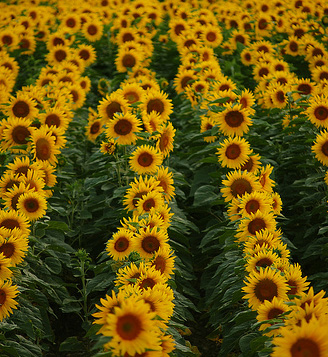
#> input picture Lab 2/sunflowers.jpg, 328 x 357 px
$ jupyter execute lab2_blobs.ipynb
#> lines starting #> are read from the running program, lines starting #| are printed output that depends on the picture
# Scale Space Blob Detectors

1. La Cuadrícula y los "Blobs" (Gaussianas)

En este ejercicio, vamos a simular una imagen creando un espacio matemático de 2 dimensiones (una cuadrícula de 100x100 que va de -10 a 10). Sobre este lienzo matemático, dibujaremos "blobs" (manchas o puntos de interés). En visión por computadora, estas manchas se modelan usando la función Gaussiana 2D porque representa perfectamente un punto brillante que se difumina suavemente hacia los bordes.

La fórmula matemática de una campana de Gauss 2D con un pico de altura máxima igual a 1 es:

$G(x,y)=e^{-\frac{(x-x_0)^2+(y-y_0)^2}{2\sigma^2}}$$

- (x, y)$: Son las coordenadas de nuestra cuadrícula.
- $(x_0, y_0)$: Es el centro exacto donde ubicaremos la mancha.
- $\sigma$ (sigma): Es la desviación estándar. Físicamente en la imagen, representa qué tan "ancha" o esparcida es la mancha. Un sigma mayor hace un círculo más grande y difuminado.
- Altura (Height): Si multiplicamos toda la fórmula $G(x,y)$ por un valor constante, ese valor será la intensidad máxima del píxel en el centro exacto.

2. Non-Maximum Suppression (Supresión de No-Máximos)

Cuando detectamos características en una imagen real, no obtenemos un solo píxel brillante, sino una "montaña" de píxeles con valores altos alrededor del punto de interés. Sin embargo, para detectar un objeto, solo nos interesa la coordenada exacta del pico más alto.El NMS resuelve esto recorriendo cada píxel de la imagen y comparándolo con sus vecinos inmediatos (un área de 3x3 píxeles). La regla lógica es:
- Si el píxel actual tiene un valor mayor o igual que todos sus 8 vecinos, asumimos que es la cima de la montaña y lo conservamos.
- Si cualquier vecino tiene un valor mayor, significa que estamos en la ladera de la montaña. Por lo tanto, "suprimimos" este píxel convirtiendo su valor a 0.

3. ¿Cómo lo implementamos en el código?

El laboratorio nos pide usar la herramienta scipy.ndimage.rank_filter. Un "filtro de rango" toma un vecindario (en este caso de 3x3, definido por size=3) y ordena sus valores de menor a mayor. Al pedirle el índice rank=-1, le estamos exigiendo que nos devuelva siempre el último elemento de esa lista ordenada, es decir, el valor máximo local.
Esto nos generará una nueva imagen (max_filter_output) donde cada píxel contiene el valor máximo de su vecindario. El paso final para suprimir los no-máximos es comparar la imagen original con esta nueva imagen filtrada: solo los píxeles que conserven el mismo valor en ambas imágenes son los verdaderos picos locales. Los demás se igualan a cero.

# Exercise 1 Non maximum suppression

- Cuadrícula espacial: Crearemos una matriz que represente nuestras coordenadas espaciales de -10 a 10 con 100 puntos en cada eje usando np.linspace y np.meshgrid.   }
- Función Gaussiana: Traduciremos la fórmula matemática que vimos arriba a una función en Python.
- Generación de la imagen: Crearemos una imagen vacía y le sumaremos los tres blobs con las características exactas solicitadas en la guía (centro, sigma y altura).
- Filtro de Máximos: Usaremos la función rank_filter de scipy.ndimage. Al decirle rank=-1 y size=3, le estamos pidiendo que devuelva el valor más alto (el último rango si los ordenamos) en un vecindario de $3\times3$.
- Supresión: Compararemos la imagen original con el resultado del filtro. Donde sean iguales, mantenemos el valor; donde no, ponemos un 0.

[cell 1]
import numpy as np
import matplotlib.pyplot as plt
from scipy.ndimage import rank_filter

# 1. Crear la cuadrícula de coordenadas 100x100 que va de -10 a 10
x = np.linspace(-10, 10, 100)
y = np.linspace(-10, 10, 100)
X, Y = np.meshgrid(x, y)

# 2. Definir la función Gaussiana 2D con altura pico unitaria
def gaussian(x, y, x0, y0, sigma):
    # Aplicamos la fórmula matemática deducida en el razonamiento
    return np.exp(-((x - x0)**2 + (y - y0)**2) / (2 * sigma**2))

# 3. Crear la imagen vacía (puros ceros) y sumar los tres blobs
image = np.zeros_like(X)

# Blob 1: Centro (-4, -4), sigma=1.2, height=5
image += 5 * gaussian(X, Y, -4, -4, 1.2)

# Blob 2: Centro (4, -4), sigma=1.6, height=10
image += 10 * gaussian(X, Y, 4, -4, 1.6)

# Blob 3: Centro (0, 4), sigma=2.2, height=8
image += 8 * gaussian(X, Y, 0, 4, 2.2)

# 4. Aplicar Non-Maximum Suppression (NMS)
# Obtener el valor máximo en cada vecindario de 3x3
max_filter_output = rank_filter(image, rank=-1, size=3)

# Comparar: retener los píxeles que son iguales al máximo de su vecindario, el resto a 0
# np.where funciona como un IF: si la condición se cumple, deja 'image', si no, pon '0'
image_nms = np.where(image == max_filter_output, image, 0)

# Mostrar los resultados para inspección visual
fig, axes = plt.subplots(1, 3, figsize=(15, 5))

axes[0].imshow(image, cmap='viridis', origin='lower')
axes[0].set_title('1. Imagen Original (3 Blobs)')

axes[1].imshow(max_filter_output, cmap='viridis', origin='lower')
axes[1].set_title('2. Salida Max Filter (rank_filter)')

axes[2].imshow(image_nms, cmap='viridis', origin='lower')
axes[2].set_title('3. Imagen tras NMS')

plt.tight_layout()
plt.show()
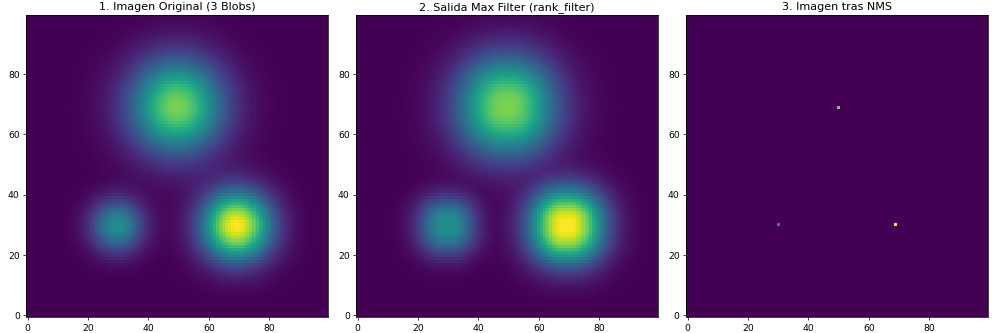
#> figure drawn by matplotlib, 3 panels

1. Imagen Original (1. Imagen Original): Muestra las tres campanas gaussianas continuas y suaves. Nota cómo el blob superior es el más ancho ($\sigma=2.2$), el inferior derecho es el más brillante ($\text{height}=10$) y el inferior izquierdo es el de menor intensidad ($\text{height}=5$).

2. Salida del Filtro de Rango (2. Salida Max Filter): A simple vista se parece mucho a la original, pero ha sufrido una dilatación local suave. Cada valor de esta imagen representa el píxel máximo dentro de una ventana de $3\times3$.

3. Imagen tras NMS (3. Imagen tras NMS): Al comparar píxel a píxel la imagen original con la del filtro máximo, el algoritmo eliminó (puso en cero) todas las laderas de las montañas gaussianas, dejando únicamente 3 píxeles aislados. Esos 3 píxeles corresponden exactamente a las coordenadas de los centros especificados: $(-4,-4)$, $(4,-4)$ y $(0,4)$ en la cuadrícula. Conservan sus alturas relativas (por eso sus colores difieren en la escala viridis).

# Exercise 2 Blob detection at a single scale

1. El Filtro Laplacian of Gaussian (LoG)

Para detectar manchas (blobs) en imágenes reales, una Gaussiana por sí sola no basta, ya que solo suaviza. Necesitamos detectar cambios bruscos de intensidad (bordes y centros).

La Laplaciana ($\nabla^2$) calcula la segunda derivada espacial de la imagen. Un valor muy alto (o muy negativo) en la segunda derivada indica un punto de inflexión brusco en el brillo, perfecto para encontrar el centro de una mancha. Sin embargo, la derivada es extremadamente sensible al ruido. Por ello, primero se aplica un filtro Gaussiano para suavizar y luego la Laplaciana. Esto se combina en un solo operador denominado LoG (Laplacian of Gaussian).

En scipy.ndimage, la función gaussian_laplace(image, sigma) aplica directamente este filtro.

2. Relación entre el tamaño del Blob y $\sigma$

Matemáticamente, la respuesta máxima de un filtro LoG ante un blob circular de radio $r$ ocurre cuando la escala del filtro coincide con el radio del blob según la relación:

$$r = \sqrt{2} \cdot \sigma$$

Por lo tanto, si medimos en píxeles el radio aproximado del centro oscuro de un girasol ($r$), podemos elegir $\sigma = \frac{r}{\sqrt{2}}$ o estimar directamente $\sigma$ de modo que abarque el tamaño en píxeles del centro de los girasoles grandes. (Un valor típico de $\sigma$ para los girasoles grandes suele rondar entre $3.0$ y $5.0$ píxeles).

3. Inversión de Signo y Umbralización (Thresholding)

El filtro LoG produce valores negativos mínimos (fosas profundas) en el centro de blobs brillantes sobre fondo oscuro, o valores positivos máximos (picos) si el blob es oscuro sobre fondo claro. Dado que nos piden detectar los centros oscuros de los girasoles, o simplemente buscar máximos, es práctica estándar tomar la respuesta negativa del LoG o trabajar con $- \text{LoG}$ para convertir esos valles en picos positivos detectables.

Posteriormente, aplicamos un umbral (threshold) para descartar respuestas débiles o ruido del fondo, conservando solo los valores que superen cierto umbral $T$.

4. Supresión de No-Máximos 2D

Una vez filtrada y umbralizada la imagen, reusamos la lógica NMS del Ejercicio 1 en 2D para quedarnos con los puntos centrales de cada girasol.

[cell 2]
import numpy as np
import matplotlib.pyplot as plt
from scipy.ndimage import gaussian_laplace, rank_filter
from skimage import io, color
# Asegúrate de tener este archivo local o usa la función plot_circles anterior
from show_all_circles import show_all_circles

# 1. Cargar imagen y convertir a escala de grises [0, 1]
img_rgb = io.imread('sunflowers.jpg')
#> img_rgb is the input picture: shape (357, 328, 3); mean R, G, B 104.4, 83.8, 10.8
img_gray = color.rgb2gray(img_rgb)
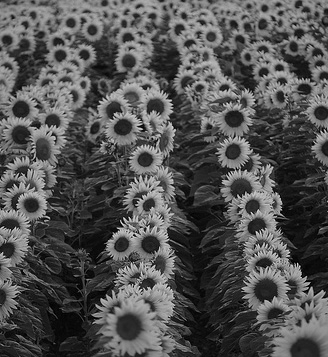
#> img_gray: shape (357, 328) float64; min 0, max 0.925, mean 0.325

# 2. Elegir sigma para los girasoles más grandes
sigma = 8.0

# 3. Filtrar la imagen usando el filtro LoG
# Polaridad positiva y multiplicamos por sigma^2 para normalización de escala
log_response = (sigma ** 2) * gaussian_laplace(img_gray, sigma=sigma)
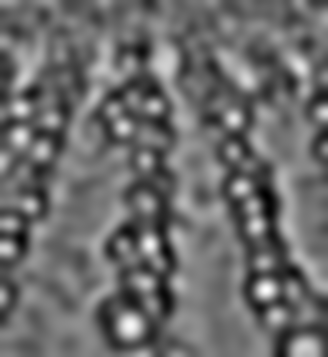
#> log_response: shape (357, 328) float64; min -0.184, max 0.244, mean -0.000545; drawn with min black and max white

# 4. Aplicar thresholding a la imagen filtrada
threshold = 0.15
log_thresholded = np.where(log_response > threshold, log_response, 0)
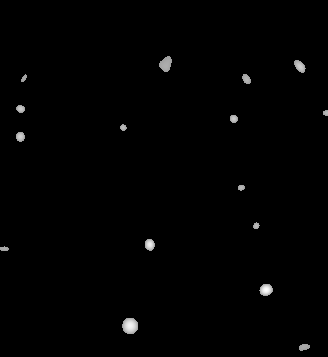
#> log_thresholded: shape (357, 328) float64; min 0, max 0.244, mean 0.00177; drawn with min black and max white

# 5. Realizar Supresión de No Máximos (NMS) 2D
max_filter_output = rank_filter(log_thresholded, rank=-1, size=3)
nms_output = np.where(log_thresholded == max_filter_output, log_thresholded, 0)

# 6. Extraer coordenadas para graficar
cy, cx = np.nonzero(nms_output)
#> cy = [66, 66, 78, 79, 108, 112, 118, 127, 136, 187, 225, 244, 248, 289, 325, 346]; cx = [165, 300, 24, 246, 20, 327, 233, 123, 20, 241, 256, 149, 4, 266, 130, 303]
rad = np.ones_like(cx) * sigma * np.sqrt(2)

# ---- Mostrar resultados intermedios para estudio ----
fig, axes = plt.subplots(1, 4, figsize=(18, 4.5))

axes[0].imshow(img_gray, cmap='gray')
axes[0].set_title('1. Grayscale [0, 1]')

axes[1].imshow(log_response, cmap='jet')
axes[1].set_title(f'2. LoG ($\\sigma={sigma}$)')

axes[2].imshow(log_thresholded, cmap='jet')
axes[2].set_title(f'3. Thresholded (> {threshold})')

axes[3].imshow(nms_output > 0, cmap='gray')
axes[3].set_title(f'4. NMS 2D ({len(cx)} blobs)')

for ax in axes:
    ax.axis('off')
plt.tight_layout()
plt.show()
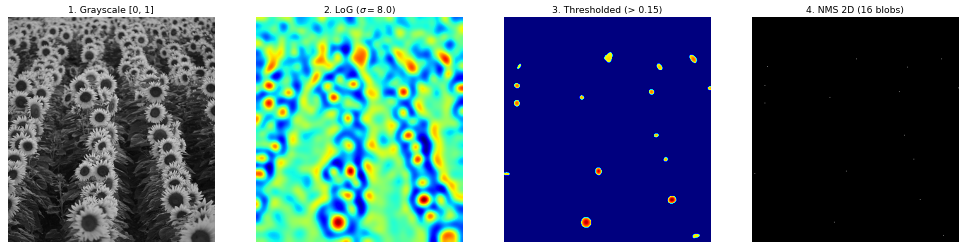
#> figure drawn by matplotlib, 4 panels

# 7. Mostrar resultado final usando tu función
show_all_circles(img_gray, cx, cy, rad, color='r')
#> (this line was passed over: show_all_circles is not available in this run)

el filtro con $\sigma=8.0$ tiene un diámetro fijo que resuena perfectamente con los girasoles grandes del primer plano, pero ignora por completo los girasoles más pequeños del fondo porque el filtro es demasiado grande para ellos

# Exercise 3 Scale selection at full resolution

El Espacio de Escala: En lugar de procesar una sola imagen, creamos un "volumen 3D" apilando varias capas de la misma imagen, donde cada capa es filtrada con un $\sigma$ progresivamente mayor. La fórmula $\sigma(s)=\sigma_{0}K^{s/S}$ asegura que el tamaño del filtro crezca de forma geométrica, lo cual es ideal porque los cambios de escala visuales son multiplicativos (un cambio de 2 a 4 píxeles es tan notable como uno de 10 a 20).

La Supresión de No-Máximos (NMS) en 3D: Un punto no solo debe ser el pico más alto de su vecindario espacial de $3\times3$ píxeles, sino que también debe ser el pico máximo en el "eje del tiempo/escala". Si analizamos el centro de un girasol pequeño a través de las capas, la respuesta del filtro LoG aumentará hasta alcanzar su máximo en la capa cuyo $\sigma$ coincide con su radio, y luego decaerá en las capas con un $\sigma$ más grande. El NMS 3D identifica ese punto máximo exacto en las tres dimensiones ($x, y, \sigma$), dándonos la coordenada central y el tamaño preciso del girasol.

[cell 3]
import numpy as np
import matplotlib.pyplot as plt
from scipy.ndimage import gaussian_laplace, rank_filter
from skimage import io, color
from show_all_circles import show_all_circles

# 1. Cargar la imagen con nombre en minúscula
img_rgb = io.imread('sunflowers.jpg')
img_gray = color.rgb2gray(img_rgb)
h, w = img_gray.shape
#> h = 357; w = 328

# 2. Definir los parámetros ajustados del espacio de escala
sigma_0 = 4.0  # Aumentamos para ignorar los pequeños espacios entre pétalos
K = 4.0        # Factor multiplicador para llegar a una escala máxima de ~15
S = 12         # Número de muestras de escala

# Crear un volumen 3D para almacenar las respuestas CONTINUAS
response_volume = np.zeros((S, h, w))
sigmas = np.zeros(S)

# 3. Construir el espacio de escala continuo
for s in range(S):
    # Ecuación de incremento geométrico
    sigma_s = sigma_0 * (K ** (s / S))
    sigmas[s] = sigma_s

    # Filtrar con normalización de escala (polaridad positiva para centros oscuros)
    log_response = (sigma_s ** 2) * gaussian_laplace(img_gray, sigma=sigma_s)

    # Almacenamos la respuesta cruda sin supresión 2D prematura
    response_volume[s] = log_response
#> this loop made 12 passes
#> pass 1, `log_response = (sigma_s ** 2) * gaussian_laplace(img_gray, sigma=sigma..`:
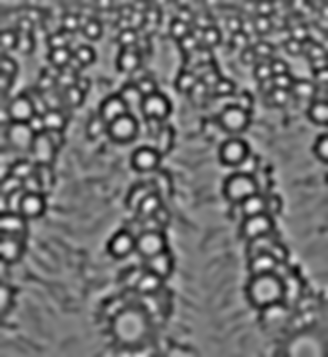
#> log_response: shape (357, 328) float64; min -0.228, max 0.273, mean -0.000417; drawn with min black and max white
#> pass 3, `log_response = (sigma_s ** 2) * gaussian_laplace(img_gray, sigma=sigma..`:
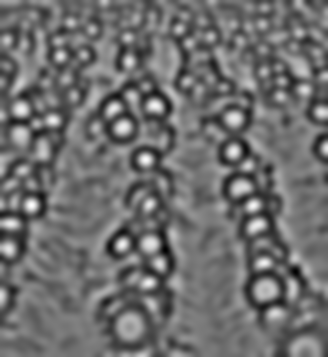
#> log_response: shape (357, 328) float64; min -0.23, max 0.294, mean -0.000527; drawn with min black and max white
#> after the loop, sigmas = [4, 4.49, 5.04, 5.66, 6.35, 7.13, 8, 8.98, 10.08, 11.31, 12.7, 14.25]

# 4. Umbralización sobre el volumen completo
# Subimos a 0.18 para limpiar las sombras del fondo
threshold = 0.18
volume_thresholded = np.where(response_volume > threshold, response_volume, 0)

# 5. Supresión de No-Máximos en 3D (3x3x3)
# Al aplicar rank_filter sobre el volumen continuo, identificamos los
# picos reales en (x, y, escala) sin que se generen círculos concéntricos
max_volume = rank_filter(volume_thresholded, rank=-1, size=3)

# Conservar solo los picos que coinciden con el máximo local en las 3 dimensiones
peaks = (volume_thresholded == max_volume) & (volume_thresholded > 0)

# 6. Extraer y graficar
s_idx, cy, cx = np.nonzero(peaks)
#> s_idx = 74 values from 0 to 10; cy = 74 values, max 356 at index 48, min 0 at index 0, mean 143; cx = 74 values, max 327 at index 53, min 0 at index 25, mean 158.6
rad = sigmas[s_idx] * np.sqrt(2)
#> rad = 74 values from 5.66 to 17.96

show_all_circles(img_gray, cx, cy, rad, color='r')
#> (this line was passed over: show_all_circles is not available in this run)

Problemas al intentar llegar a la solucion:

- Círculos concéntricos (Múltiples detecciones del mismo centro): supresión 2D antes de guardar la capa en el volumen. Al hacer esto, "vaciamos" la imagen llenándola de ceros y dejando solo píxeles aislados. Si el centro oscuro del girasol se desplaza ligeramente (1 o 2 píxeles en $x$ o $y$) al pasar a la siguiente escala, el filtro 3D (que solo evalúa un vecindario estricto de $3\times3\times3$) no logra encontrar el pico más grande de la capa adyacente porque este fue tapado por ceros previamente. En consecuencia, el algoritmo cree falsamente que hay picos independientes en múltiples capas, apilando círculos.

- Detección de espacios entre pétalos: Un valor inicial de $\sigma_0 = 3.0$ es demasiado pequeño. Matemáticamente, el diámetro de un filtro con ese sigma encaja perfectamente en las pequeñas sombras que se forman entre los pétalos de los girasoles. Al aplicar el operador, este reacciona a esos vacíos oscuros como si fueran "blobs" legítimos.

- Oscuridades del fondo: Las sombras amplias en las hojas del fondo generan respuestas de contraste bajo. Al mantener un umbral estático de 0.15, permitimos que el ruido pase el filtro. Elevaremos ligeramente este valor a 0.18 para exigir un salto de intensidad más pronunciado y aislar los girasoles del fondo.

# Exercise 4 Blob detection with octaves

En el Ejercicio 3, mantuvimos la imagen en su tamaño original e hicimos el filtro cada vez más grande. Matemáticamente, convolucionar un filtro de gran tamaño sobre una imagen completa es extremadamente costoso a nivel computacional. El Ejercicio 4 soluciona esto introduciendo las "Octavas".

La lógica es invertir el enfoque: en lugar de hacer el filtro gigante, mantenemos el filtro pequeño y reducimos las dimensiones de la imagen a la mitad al pasar a la siguiente octava. Al reducir la imagen a la mitad ($2^1$), un girasol que originalmente medía 30 píxeles pasa a medir 15 píxeles en nuestra matriz. Por lo tanto, podemos detectarlo usando un $\sigma$ "local" pequeño. La escala global expresada en píxeles de la imagen original es $\sigma(o,s) = \sigma_0 2^o 2^{s/S}$. Sin embargo, la instrucción exige "Use the local sigma for filtering and scale normalisation". Como la imagen ya está reducida por el factor $2^o$, el filtro que le aplicaremos directamente usará solo la porción local: $\sigma_{local} = \sigma_0 2^{s/S}$. Cuando el NMS 3D detecta el centro de un girasol en una octava avanzada (una imagen muy pequeña), debemos multiplicar sus coordenadas espaciales $(x, y)$ por $2^o$ para proyectarlo correctamente a su posición en la imagen a tamaño completo.

[cell 4]
import numpy as np
import matplotlib.pyplot as plt
from scipy.ndimage import gaussian_laplace, rank_filter
from skimage import io, color, transform
from show_all_circles import show_all_circles

# Cargar la imagen
img_rgb = io.imread('sunflowers.jpg')
img_gray = color.rgb2gray(img_rgb)

# Build the scale-space
# Tamaños objetivo: centros de girasol con radio ~5-18 px  ->  sigma ~3.5-12.5
sigma_0 = 3.5      # sigma mínimo (radio = sigma*sqrt(2) ≈ 5 px)
N_o = 2            # número de octavas
S = 6              # muestras de escala por octava -> N_o * S = 12 escalas en total
threshold = 0.18   # más alto = menos blobs; más bajo = más blobs

# Listas maestras para guardar los círculos detectados en todas las octavas
all_cx = []
all_cy = []
all_rad = []
all_resp = []   # respuesta LoG de cada blob (sirve para quedarnos con el más fuerte)

# for o in octaves
for o in range(N_o):
    # Resize the image
    if o == 0:
        octave_img = img_gray
    else:
        h, w = img_gray.shape
        new_shape = (int(h / (2 ** o)), int(w / (2 ** o)))
        octave_img = transform.resize(img_gray, new_shape, anti_aliasing=True)

    oh, ow = octave_img.shape

    # Volúmenes para almacenar datos en esta octava
    continuous_volume = np.zeros((S, oh, ow))
    nms_2d_volume = np.zeros((S, oh, ow))

    # for sc in scales
    for s in range(S):
        # Use the local sigma for filtering and scale normalisation
        sigma_local = sigma_0 * (2 ** (s / S))

        # Filter image with the corresponding LoG filter (normalizado en escala)
        log_response = (sigma_local ** 2) * gaussian_laplace(octave_img, sigma=sigma_local)

        # Threshold and 2D non-maxima suppression
        log_thresh = np.where(log_response > threshold, log_response, 0)
        max_2d = rank_filter(log_thresh, rank=-1, size=3)
        nms_2d = np.where(log_thresh == max_2d, log_thresh, 0)

        continuous_volume[s] = log_thresh
        nms_2d_volume[s] = nms_2d

    # 3D non-maxima suppression within each octave (vecindad 3x3x3)
    max_3d = rank_filter(continuous_volume, rank=-1, size=3)

    # Un blob es válido solo si es máximo 3D y además sobrevivió al NMS 2D
    peaks = (continuous_volume == max_3d) & (nms_2d_volume > 0)

    s_idx, cy_local, cx_local = np.nonzero(peaks)

    # Coordenadas y radio en píxeles de la imagen original
    cx_global = cx_local * (2 ** o)
    cy_global = cy_local * (2 ** o)
    sigma_global = sigma_0 * (2 ** o) * (2 ** (s_idx / S))
    rad_global = sigma_global * np.sqrt(2)

    all_cx.extend(cx_global)
    all_cy.extend(cy_global)
    all_rad.extend(rad_global)
    all_resp.extend(continuous_volume[s_idx, cy_local, cx_local])
#> this loop made 2 passes
#> pass 2, `octave_img = transform.resize(img_gray, new_shape, anti_aliasing=True)`:
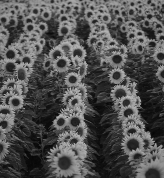
#> octave_img: shape (178, 164) float64; min 0.0244, max 0.742, mean 0.325
#> after the loop, all_cx = 112 values, max 327 at index 4, min 0 at index 43, mean 164.9; all_cy = 112 values, max 356 at index 71, min 0 at index 0, mean 131.2; all_rad = 112 values from 4.95 to 17.64; all_resp = 112 values, max 0.294 at index 78, min 0.182 at index 0, mean 0.226

# Eliminar duplicados entre octavas
# El NMS 3D solo compara dentro de cada octava, así que un mismo girasol puede salir
# en las últimas escalas de la octava o y en las primeras de la octava o+1.
# Recorremos los blobs de mayor a menor respuesta y descartamos todo blob cuyo centro
# caiga dentro del círculo de un blob más fuerte que ya aceptamos.
cx_arr, cy_arr = np.array(all_cx), np.array(all_cy)
#> cx_arr has the same summary as all_cx; cy_arr has the same summary as all_cy
rad_arr, resp_arr = np.array(all_rad), np.array(all_resp)
#> rad_arr = 112 values from 4.95 to 17.64; resp_arr has the same summary as all_resp

keep = []
for i in np.argsort(-resp_arr):
    dup = False
    for j in keep:
        dist = np.hypot(cx_arr[i] - cx_arr[j], cy_arr[i] - cy_arr[j])
        if dist < max(rad_arr[i], rad_arr[j]):
            dup = True
            break
    if not dup:
        keep.append(i)
#> this loop made 112 passes
#> i on passes 1, 2, 3, 4, 5, 6, 7, 9, 10, 11, 12, 13: 78, 77, 79, 70, 34, 68, 56, 85, 27, 18, 84, 61
#> after the loop, keep = 97 values, max 111 at index 51, min 0 at index 96, mean 49.13
keep = np.array(keep)

all_cx, all_cy, all_rad = cx_arr[keep], cy_arr[keep], rad_arr[keep]
#> all_cx = 97 values, max 327 at index 34, min 0 at index 52, mean 164.5; all_cy = 97 values, max 356 at index 83, min 0 at index 96, mean 125.6; all_rad = 97 values, max 17.64 at index 51, min 4.95 at index 4, mean 6.09
print(f'{len(cx_arr)} blobs antes de limpiar -> {len(keep)} después')
#| 112 blobs antes de limpiar -> 97 después

# Displaying the results (sobre la imagen en color, como en el ejemplo)
show_all_circles(img_rgb, all_cx, all_cy, all_rad, color='r')
#> (this line was passed over: show_all_circles is not available in this run)
